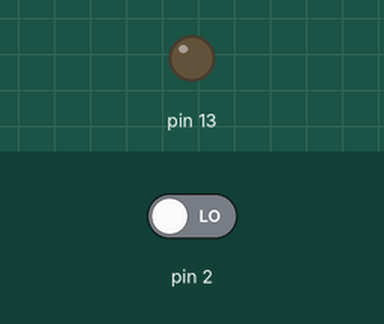
The sketch below on a simulated Arduino Uno, built with avr-gcc and run on an emulated ATmega328P. On the bench: output pins drawn as LEDs (lit = HIGH). The inputs (shaded band) are chosen by the test bench; at power-on: pin 2 LOW.

Above: at 1.2 s.
1.3 s: pin 2 driven HIGH
At 1.8 s:
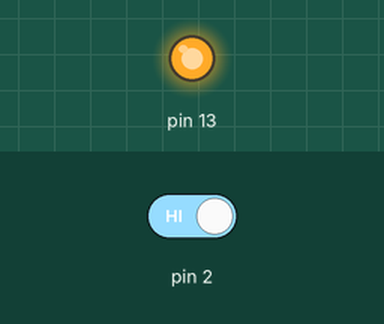
2.8 s: pin 2 driven LOW
At 4.1 s:
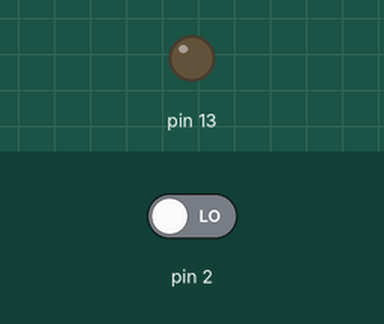
Timing chart, 0 to 5.8 s (numbered marks = the images above; inputs shaded):
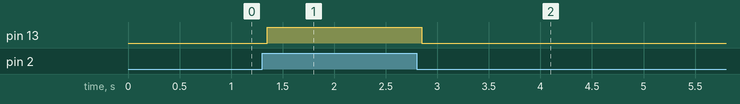

The sketch:

roi_dolev_2_debounce_simulation1.ino
```cpp
void setup()
{
  DDRD &= ~0b00000100; // configure pin 2 INPUT
  DDRB |= 0b00100000; // configure pin 13 OUTPUT
}
void loop()
{
unsigned char btn;

btn = PIND & 0b00000100;
if (btn != 0)
{
  delay(50);
  PORTB |= 0b00100000; // Turn ON LED

  while((PIND & 0b00000100) != 0);
  delay(50);
  PORTB &= ~0b00100000; // Turn OFF LED

}
}
```

Measured:
- after the input at 1.3 s, pin 13: LOW → HIGH after 0.05 s
- after the input at 2.8 s, pin 13: HIGH → LOW after 0.05 s
